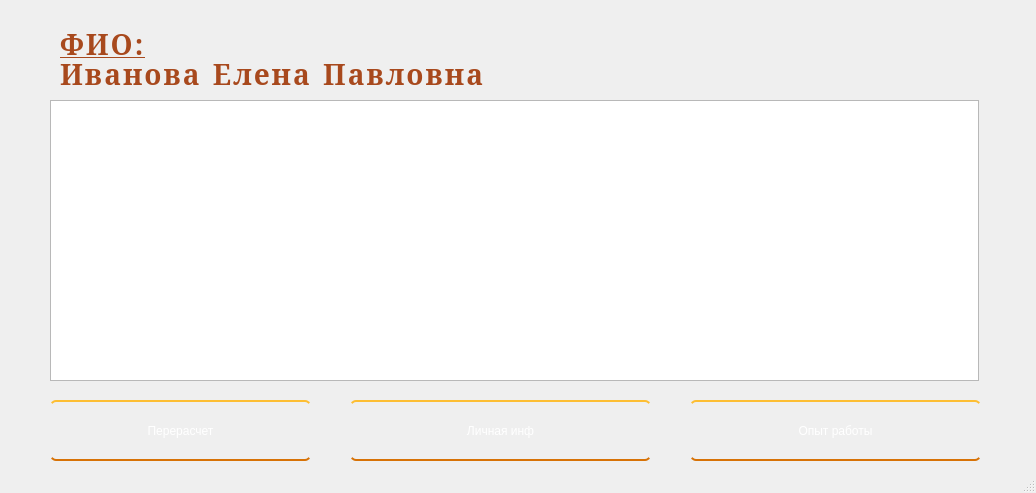
<?xml version="1.0" encoding="UTF-8"?>
<ui version="4.0">
 <class>MainWindow</class>
 <widget class="QMainWindow" name="MainWindow">
  <property name="geometry">
   <rect>
    <x>0</x>
    <y>0</y>
    <width>1036</width>
    <height>493</height>
   </rect>
  </property>
  <property name="minimumSize">
   <size>
    <width>1036</width>
    <height>493</height>
   </size>
  </property>
  <property name="maximumSize">
   <size>
    <width>1036</width>
    <height>4093</height>
   </size>
  </property>
  <property name="windowTitle">
   <string>Информация о пенсионере</string>
  </property>
  <property name="styleSheet">
   <string notr="true">QMainWindow{
background: url(background.jpg);
color: #FDBE33 #000 #D77206;
height: 50px;
}</string>
  </property>
  <widget class="QWidget" name="centralwidget">
   <property name="styleSheet">
    <string notr="true">QWidget{
background-image: url(:/background.jpg);
}</string>
   </property>
   <widget class="QLabel" name="fio_lb">
    <property name="geometry">
     <rect>
      <x>60</x>
      <y>30</y>
      <width>114</width>
      <height>28</height>
     </rect>
    </property>
    <property name="font">
     <font>
      <family>serif,Georgia</family>
      <pointsize>-1</pointsize>
      <weight>87</weight>
      <italic>false</italic>
      <bold>true</bold>
      <underline>true</underline>
     </font>
    </property>
    <property name="styleSheet">
     <string notr="true">QLabel{
background: rgb(0, 0, 0, 0); 
font-family: serif, Georgia;
font-size: 28px;
letter-spacing: 2px;
word-spacing: 2px;
color: #A8491D;
font-weight: 700;
text-decoration: underline rgb(68, 68, 68);
font-style: normal;
font-variant: small-caps;
text-transform: none;
}</string>
    </property>
    <property name="text">
     <string>ФИО:</string>
    </property>
   </widget>
   <widget class="QLabel" name="fio_info_lb">
    <property name="geometry">
     <rect>
      <x>60</x>
      <y>60</y>
      <width>441</width>
      <height>28</height>
     </rect>
    </property>
    <property name="font">
     <font>
      <family>serif,Georgia</family>
      <pointsize>-1</pointsize>
      <weight>87</weight>
      <italic>false</italic>
      <bold>true</bold>
     </font>
    </property>
    <property name="styleSheet">
     <string notr="true">QLabel{
background: rgb(0, 0, 0, 0); 
font-family: serif, Georgia;
font-size: 28px;
letter-spacing: 2px;
word-spacing: 2px;
color: #A8491D;
font-weight: 700;
text-decoration: rgb(68, 68, 68);
font-style: normal;
font-variant: small-caps;
text-transform: none;
}</string>
    </property>
    <property name="text">
     <string>Иванова Елена Павловна</string>
    </property>
   </widget>
   <widget class="QTableView" name="table">
    <property name="geometry">
     <rect>
      <x>50</x>
      <y>100</y>
      <width>929</width>
      <height>281</height>
     </rect>
    </property>
    <property name="styleSheet">
     <string notr="true">QTableView{
background-color: linear-gradient(to bottom, #C2EEF0 0%, #7CCBDE 50%, #1C6EA4 100%);
transparency: 0.4;
}</string>
    </property>
    <attribute name="horizontalHeaderDefaultSectionSize">
     <number>200</number>
    </attribute>
   </widget>
   <widget class="QPushButton" name="pension_btn">
    <property name="geometry">
     <rect>
      <x>50</x>
      <y>400</y>
      <width>261</width>
      <height>61</height>
     </rect>
    </property>
    <property name="styleSheet">
     <string notr="true">QPushButton {
  display: inline-block;
  color: white;
  text-decoration: none;
  padding: .2em 2em;
  outline: none;
  border-width: 2px 0;
  border-style: solid none;
  border-color: #FDBE33 #000 #D77206;
  border-radius: 6px;
  background: linear-gradient(#F3AE0F, #E38916) #E38916;
  transition: 0.2s;
} 
QPushButton:active { 
background: linear-gradient(#f59500, #f5ae00) #f59500; 
}
QPushButton:active:hover{ 
background: linear-gradient(#f5ae00, #f59500) #f5ae00; 
}</string>
    </property>
    <property name="text">
     <string>Перерасчет</string>
    </property>
   </widget>
   <widget class="QPushButton" name="work_experience_btn">
    <property name="geometry">
     <rect>
      <x>690</x>
      <y>400</y>
      <width>291</width>
      <height>61</height>
     </rect>
    </property>
    <property name="styleSheet">
     <string notr="true">QPushButton {
  display: inline-block;
  color: white;
  text-decoration: none;
  padding: .2em 2em;
  outline: none;
  border-width: 2px 0;
  border-style: solid none;
  border-color: #FDBE33 #000 #D77206;
  border-radius: 6px;
  background: linear-gradient(#F3AE0F, #E38916) #E38916;
  transition: 0.2s;
} 
QPushButton:active { 
background: linear-gradient(#f59500, #f5ae00) #f59500; 
}
QPushButton:active:hover{ 
background: linear-gradient(#f5ae00, #f59500) #f5ae00; 
}</string>
    </property>
    <property name="text">
     <string>Опыт работы</string>
    </property>
   </widget>
   <widget class="QPushButton" name="cv_btn">
    <property name="geometry">
     <rect>
      <x>350</x>
      <y>400</y>
      <width>301</width>
      <height>61</height>
     </rect>
    </property>
    <property name="styleSheet">
     <string notr="true">QPushButton {
  display: inline-block;
  color: white;
  text-decoration: none;
  padding: .2em 2em;
  outline: none;
  border-width: 2px 0;
  border-style: solid none;
  border-color: #FDBE33 #000 #D77206;
  border-radius: 6px;
  background: linear-gradient(#F3AE0F, #E38916) #E38916;
  transition: 0.2s;
} 
QPushButton:active { 
background: linear-gradient(#f59500, #f5ae00) #f59500; 
}
QPushButton:active:hover{ 
background: linear-gradient(#f5ae00, #f59500) #f5ae00; 
}</string>
    </property>
    <property name="text">
     <string>Личная инф</string>
    </property>
   </widget>
  </widget>
  <widget class="QStatusBar" name="statusbar"/>
 </widget>
 <resources>
  <include location="../background_image.qrc"/>
 </resources>
 <connections/>
</ui>
